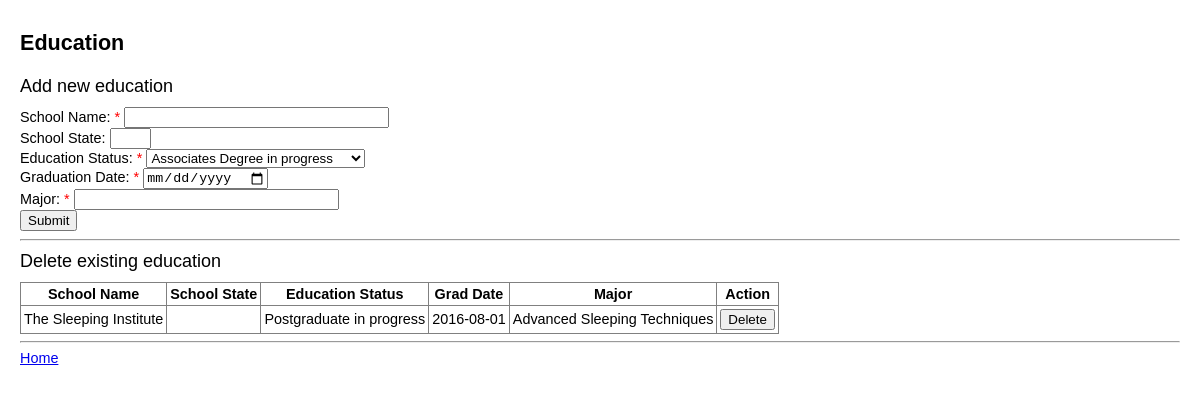
Screenshot of /web/education.php (signed in) with the database file from the repository.
### tables this page shows
create table education
(
edu_id int not null auto_increment,
applicant_email varchar(255) not null,
school_name varchar(255) not null,
school_state varchar(255),
edu_status varchar(255) not null,
grad_date date not null,
major varchar(255) not null,
primary key (edu_id),
foreign key (applicant_email) references applicants(applicant_email)
);

### web/education.php (the view, shortened to what this page needs)
<?php
include 'resources/db_connect.php';
?>
<!doctype html>
<html>
<link rel="stylesheet" type="text/css" href="resources/style.css">
</head>
<body>
<div id='page_title'>
Education
</div>
<div id='content'>
<div class='section_head'>Add new education</div>
<form method='post' name='new_edu_form' action='<?php echo htmlspecialchars($_SERVER["PHP_SELF"]);?>' onsubmit="return validateNewEdu()">
School Name: <span class='red'>*</span> <input type='text' id='school_name' name='school_name' size='30' required><br>
School State: <input type='text' id='school_state' name='school_state' size='2' maxlength='2' onchange="this.value=this.value.toUpperCase()"><br>
Education Status: <span class='red'>*</span> <select id='edu_status' name='edu_status'>
  <option value='Associates in progress'>Associates Degree in progress</option>
</select><br>
Graduation Date: <span class='red'>*</span> <input type='date' id='grad_date' name='grad_date' required><br>
Major: <span class='red'>*</span> <input type='text' id='major' name='major' size='30' required><br>
<input type='submit' id='submit'><br>
</form>
<?php
$sql = "select * from education where applicant_email = '".$_SESSION['email']."'";
$result = mysqli_query($con,$sql);
if ( $result->num_rows != 0 ) {
  echo "<hr><div class='section_head'>Delete existing education</div>";
  echo "<table border='1' cellpadding='3'><th>School Name</th><th>School State</th><th>Education Status</th><th>Grad Date</th><th>Major</th><th>Action</th>";
  while($row = mysqli_fetch_array($result)) {
    $school_name = $row['school_name'];
    $school_state = $row['school_state'];
    $edu_status = $row['edu_status'];
    $grad_date = $row['grad_date'];
    $major = $row['major'];
    echo "<tr><form method='post' action='" . htmlspecialchars($_SERVER["PHP_SELF"]) . "' onsubmit='return confirm(".'"Are you sure you want to delete your education at '.$school_name.'?"'.")'>";
    echo "<td>$school_name</td>";
    echo "<td>$school_state</td>";
    echo "<td>$edu_status</td>";
    echo "<td>$grad_date</td>";
    echo "<td>$major</td>";
    echo "<td><input type='submit' value='Delete'></td>";
    echo "</form></tr>";
  }
  echo "</table>";
}
?>
<hr>
<a href='home.php'>Home</a><br>
</div>
</body>
</html>

### web/resources/style.css (style rules this page uses)
body { width: auto; margin: 0 auto; font-family: arial; font-size: .9em; padding-left: 20px; padding-right: 20px; }
#page_title { font-size: 150%; font-weight: bold; margin-top: 30px; margin-bottom: 20px; }
.section_head { margin-top: 10px; margin-bottom: 10px; font-size: 125%; }
#content { margin-top: 10px; }
.red { color: red; }
table { border-collapse:collapse; text-align:center; }

### rows the page displays
education: school_name "The Sleeping Institute", edu_status "Postgraduate in progress", grad_date "2016-08-01", major "Advanced Sleeping Techniques"
